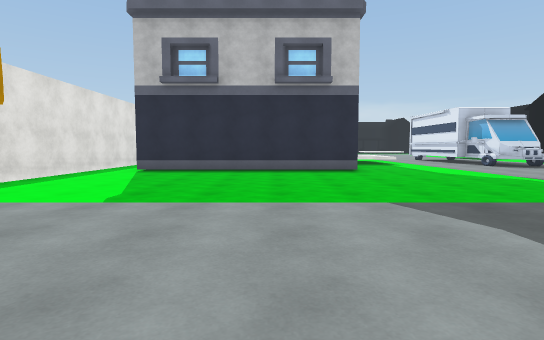
View 1 (above)

22 first-person views from a walk through a Unity game level. The camera is 1.2 m above the floor, tilts 4° down and sees 80° across. The floor is counted in squares, 2 m on a side. Each view is taken from the middle of a square. On the plan, view 1 faces up. The plan holds only what a view shows up to about 10 squares ahead; the rest is blank. The place goes on beyond the plan. Some surface patterns are stand-ins.

View 2
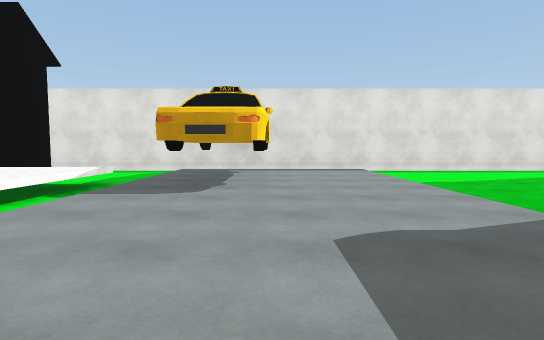

View 3
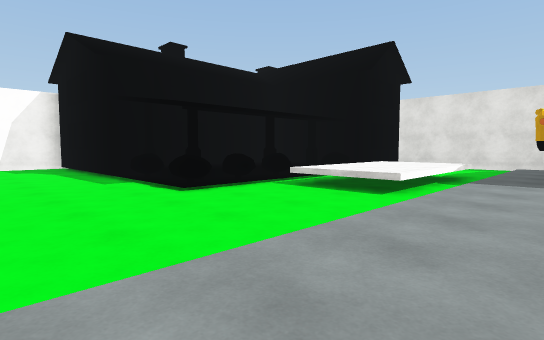

View 4
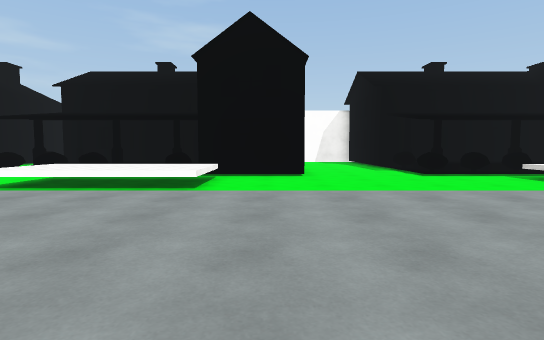

View 5
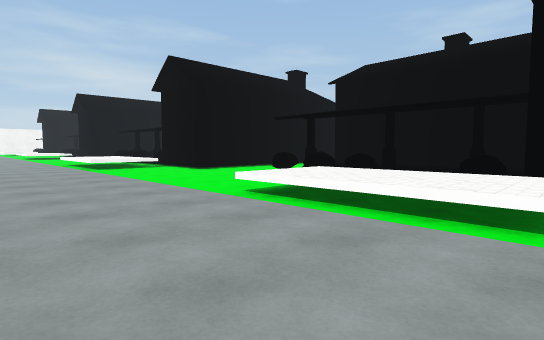

View 6
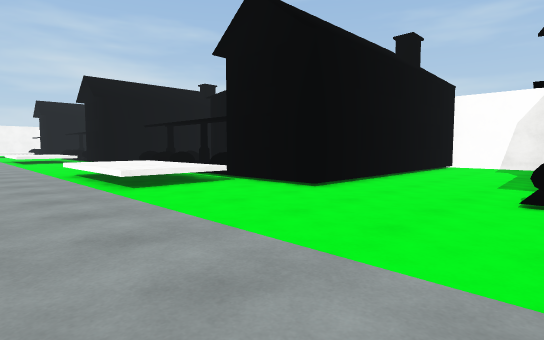

View 7
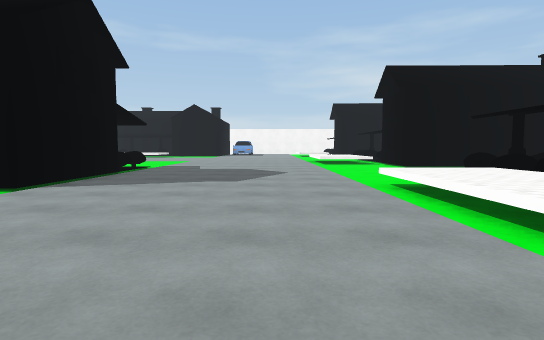

View 8
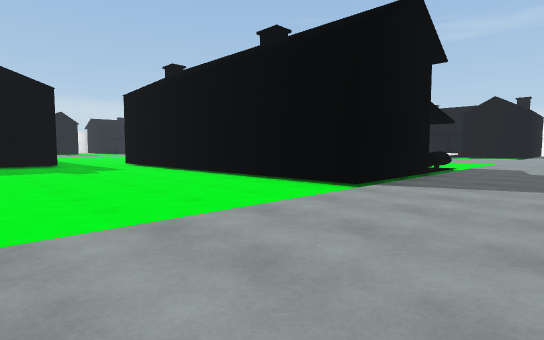

View 9
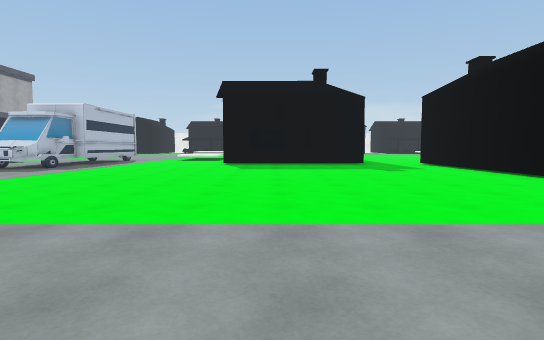

View 10
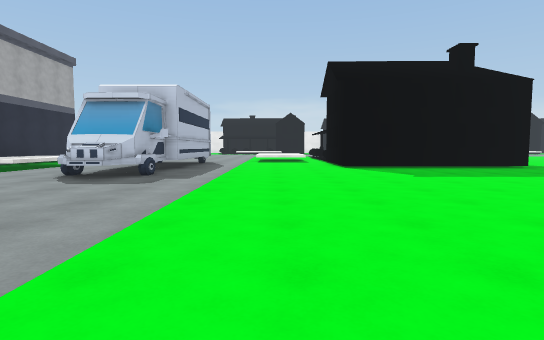

View 11
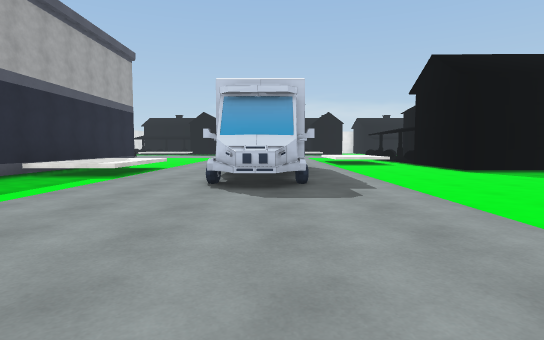

View 12
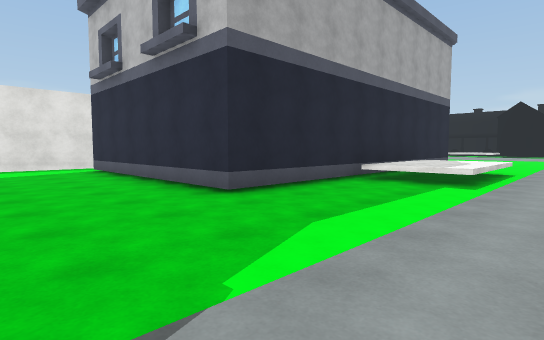

View 13
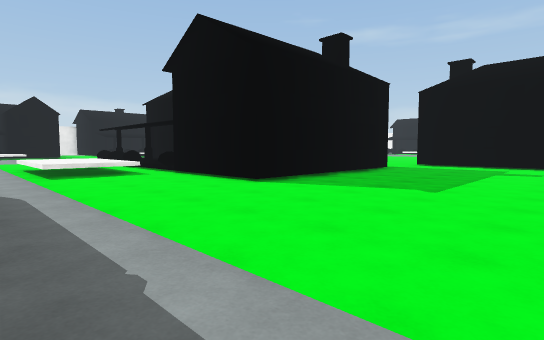

View 14
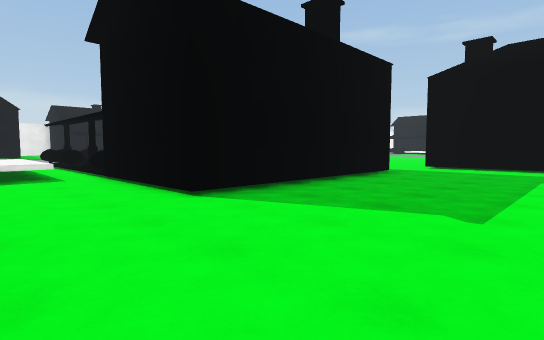

View 15
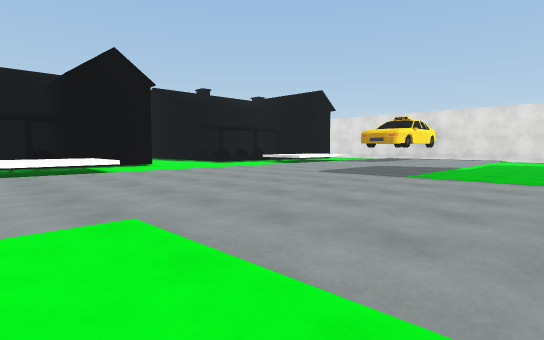

View 16
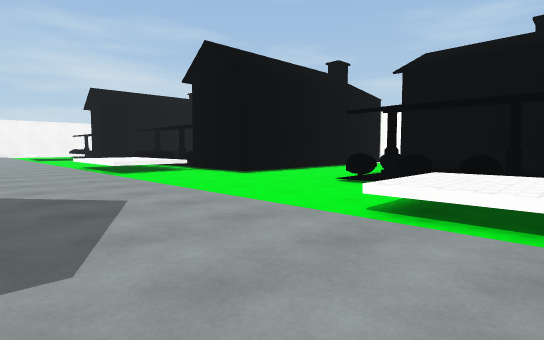

View 17
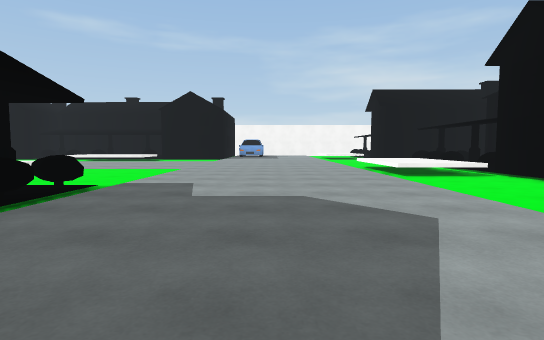

View 18
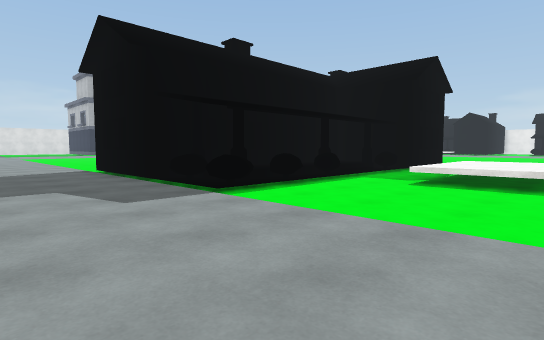

View 19
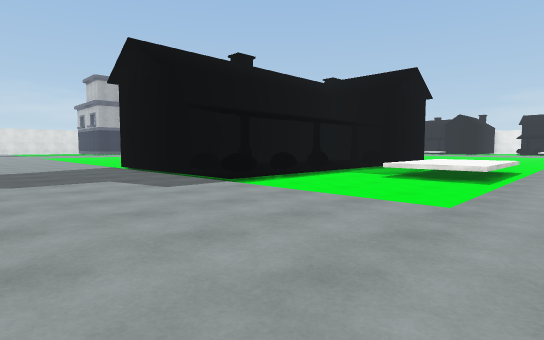

View 20
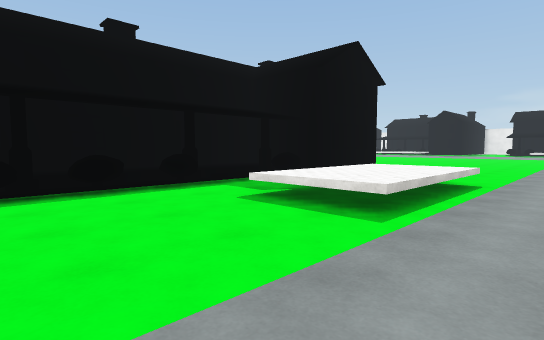

View 21
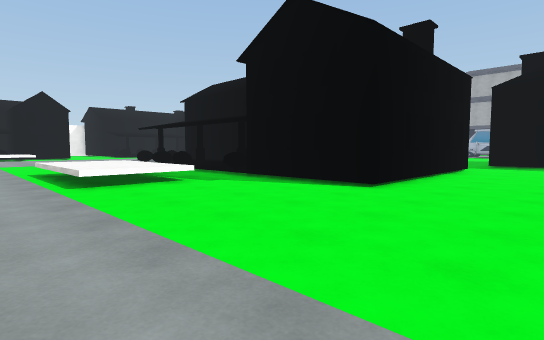

View 22
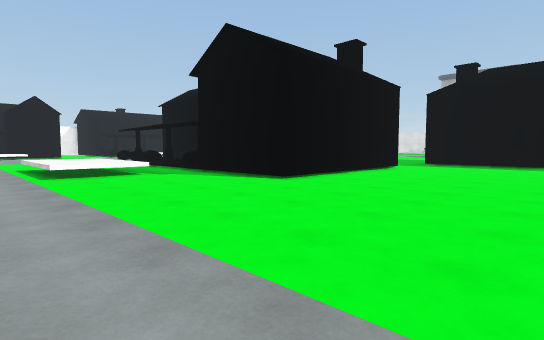

### Floor plan
Key: @ floor where view 1 was taken; # wall or solid block; . main floor; : floor 0.25 m higher than the main floor; / step, stairs or slope; ^ raised ledge; O other object.
Columns run from 5 left of view 1 to 31 right of it. Each row starts with its distance up from view 1.
 18        O ..    .^^.O           ......
 17        # ..    .^^O    #.............
 16        # ..    ...#    #.............
 15        #^^..  ....#    #.............
 14        #^^.. #....######.............
 13        #^^.. #............######.....
 12        #^^.. #............#    #.....
 11        #....##............#    #.....
 10 #.    ##....##............#  # O.^^.
  9 #.#####O..................#  # /.^^..
  8 #.........................#  # /.^^..
  7 #.........................#  # O.^^..
  6 #.........................#  # ......
  5 #.........................#  # O.....
  4 #.........................####OO.....
  3 #................ ...................
  2 #................  ..................
  1 #  ##.............. .................
  0 #####@...............................
 -1 #....................................
 -2 #...^^^.......^^^......^^^^.......^^^
 -3 #...^^^.......^^^......^^^^.......^^
 -4 #  ...........O^O....................
 -5 #    /OOO...  O:OOO...   /OOO...   /O
 -6         O...  O   O...      O...
 -7         #...  #####...      #...
 -8          ..        ...
 -9          ..        ...
-10          ..        ...
-11          ..        ...
-12          ##        ##

Where each view was taken, in squares from view 1:
view 1: 0 up, 0 right, facing up
view 2: 1 up, 4 right, facing left
view 3: 0 up, 6 right, facing down-left
view 4: 3 up, 7 right, facing down
view 5: 1 up, 8 right, facing down-right
view 6: 0 up, 13 right, facing down-right
view 7: 0 up, 16 right, facing right
view 8: 1 up, 16 right, facing up-right
view 9: 1 up, 15 right, facing up
view 10: 4 up, 11 right, facing up
view 11: 5 up, 8 right, facing up
view 12: 6 up, 6 right, facing up-left
view 13: 9 up, 9 right, facing up-right
view 14: 10 up, 11 right, facing up-right
view 15: 6 up, 11 right, facing down-left
view 16: 1 up, 20 right, facing down-right
view 17: 1 up, 21 right, facing right
view 18: 1 up, 30 right, facing up-left
view 19: 0 up, 31 right, facing up-left
view 20: 4 up, 31 right, facing up-left
view 21: 16 up, 31 right, facing down-left
view 22: 18 up, 31 right, facing down-left
